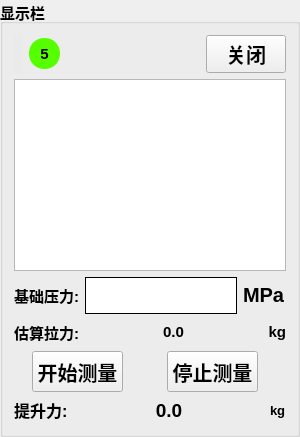
         <widget class="QGroupBox" name="groupBox_3">
          <property name="font">
           <font>
            <pointsize>11</pointsize>
            <weight>75</weight>
            <bold>true</bold>
           </font>
          </property>
          <property name="title">
           <string>显示栏</string>
          </property>
          <layout class="QGridLayout" name="gridLayout_10">
           <item row="0" column="0">
            <layout class="QGridLayout" name="gridLayout_8">
             <item row="0" column="2">
              <spacer name="horizontalSpacer_8">
               <property name="orientation">
                <enum>Qt::Horizontal</enum>
               </property>
               <property name="sizeHint" stdset="0">
                <size>
                 <width>40</width>
                 <height>20</height>
                </size>
               </property>
              </spacer>
             </item>
             <item row="0" column="3">
              <widget class="QPushButton" name="PB_CLOSE_SOFT">
               <property name="minimumSize">
                <size>
                 <width>0</width>
                 <height>30</height>
                </size>
               </property>
               <property name="font">
                <font>
                 <pointsize>15</pointsize>
                 <weight>75</weight>
                 <bold>true</bold>
                </font>
               </property>
               <property name="text">
                <string>关闭</string>
               </property>
              </widget>
             </item>
             <item row="0" column="0">
              <widget class="QLabel" name="L_Battery">
               <property name="styleSheet">
                <string notr="true">background-color: rgb(234, 234, 234);</string>
               </property>
               <property name="text">
                <string/>
               </property>
               <property name="pixmap">
                <pixmap>../../PI/Version4/resource/b1.png</pixmap>
               </property>
               <property name="alignment">
                <set>Qt::AlignCenter</set>
               </property>
              </widget>
             </item>
             <item row="0" column="1">
              <widget class="QPushButton" name="LED">
               <property name="sizePolicy">
                <sizepolicy hsizetype="Fixed" vsizetype="Fixed">
                 <horstretch>0</horstretch>
                 <verstretch>0</verstretch>
                </sizepolicy>
               </property>
               <property name="minimumSize">
                <size>
                 <width>31</width>
                 <height>31</height>
                </size>
               </property>
               <property name="styleSheet">
                <string notr="true">QPushButton {  background-color: rgb(85, 255, 0) ;border-radius:15px;}
</string>
               </property>
               <property name="text">
                <string>5</string>
               </property>
              </widget>
             </item>
            </layout>
           </item>
           <item row="1" column="0">
            <widget class="QTextBrowser" name="Z_TB0">
             <property name="sizePolicy">
              <sizepolicy hsizetype="Expanding" vsizetype="Expanding">
               <horstretch>0</horstretch>
               <verstretch>0</verstretch>
              </sizepolicy>
             </property>
            </widget>
           </item>
           <item row="2" column="0">
            <spacer name="verticalSpacer_2">
             <property name="orientation">
              <enum>Qt::Vertical</enum>
             </property>
             <property name="sizeHint" stdset="0">
              <size>
               <width>20</width>
               <height>0</height>
              </size>
             </property>
            </spacer>
           </item>
           <item row="3" column="0">
            <layout class="QGridLayout" name="gridLayout_5">
             <item row="0" column="0">
              <widget class="QLabel" name="label_19">
               <property name="sizePolicy">
                <sizepolicy hsizetype="Fixed" vsizetype="Preferred">
                 <horstretch>0</horstretch>
                 <verstretch>0</verstretch>
                </sizepolicy>
               </property>
               <property name="font">
                <font>
                 <pointsize>17</pointsize>
                 <weight>75</weight>
                 <bold>true</bold>
                </font>
               </property>
               <property name="text">
                <string>&lt;html&gt;&lt;head/&gt;&lt;body&gt;&lt;p&gt;&lt;span style=&quot; font-size:11pt; font-weight:600;&quot;&gt;基础压力:&lt;/span&gt;&lt;/p&gt;&lt;/body&gt;&lt;/html&gt;</string>
               </property>
              </widget>
             </item>
             <item row="0" column="1">
              <widget class="QLabel" name="Z_LB_JiChuYaLi">
               <property name="styleSheet">
                <string notr="true">background-color: rgb(255, 255, 255);</string>
               </property>
               <property name="frameShape">
                <enum>QFrame::Box</enum>
               </property>
               <property name="text">
                <string>&lt;html&gt;&lt;head/&gt;&lt;body&gt;&lt;p align=&quot;center&quot;&gt;&lt;br/&gt;&lt;/p&gt;&lt;/body&gt;&lt;/html&gt;</string>
               </property>
              </widget>
             </item>
             <item row="0" column="2">
              <widget class="QLabel" name="label_24">
               <property name="sizePolicy">
                <sizepolicy hsizetype="Fixed" vsizetype="Preferred">
                 <horstretch>0</horstretch>
                 <verstretch>0</verstretch>
                </sizepolicy>
               </property>
               <property name="font">
                <font>
                 <pointsize>15</pointsize>
                 <weight>75</weight>
                 <bold>true</bold>
                </font>
               </property>
               <property name="text">
                <string>&lt;html&gt;&lt;head/&gt;&lt;body&gt;&lt;p&gt;&lt;span style=&quot; font-weight:600;&quot;&gt;MPa&lt;/span&gt;&lt;/p&gt;&lt;/body&gt;&lt;/html&gt;</string>
               </property>
              </widget>
             </item>
            </layout>
           </item>
           <item row="4" column="0">
            <layout class="QHBoxLayout" name="horizontalLayout_11">
             <item>
              <widget class="QLabel" name="label_15">
               <property name="sizePolicy">
                <sizepolicy hsizetype="Fixed" vsizetype="Preferred">
                 <horstretch>0</horstretch>
                 <verstretch>0</verstretch>
                </sizepolicy>
               </property>
               <property name="font">
                <font>
                 <pointsize>16</pointsize>
                 <weight>75</weight>
                 <bold>true</bold>
                </font>
               </property>
               <property name="text">
                <string>&lt;html&gt;&lt;head/&gt;&lt;body&gt;&lt;p&gt;&lt;span style=&quot; font-size:11pt; font-weight:600;&quot;&gt;估算拉力:&lt;/span&gt;&lt;/p&gt;&lt;/body&gt;&lt;/html&gt;</string>
               </property>
              </widget>
             </item>
             <item>
              <widget class="QLabel" name="Z_LB_GuSuanLali">
               <property name="minimumSize">
                <size>
                 <width>0</width>
                 <height>25</height>
                </size>
               </property>
               <property name="font">
                <font>
                 <pointsize>15</pointsize>
                 <weight>75</weight>
                 <bold>true</bold>
                </font>
               </property>
               <property name="text">
                <string>&lt;html&gt;&lt;head/&gt;&lt;body&gt;&lt;p align=&quot;center&quot;&gt;&lt;span style=&quot; font-size:11pt; font-weight:600;&quot;&gt;0.0&lt;/span&gt;&lt;/p&gt;&lt;/body&gt;&lt;/html&gt;</string>
               </property>
              </widget>
             </item>
             <item>
              <widget class="QLabel" name="label_17">
               <property name="sizePolicy">
                <sizepolicy hsizetype="Fixed" vsizetype="Preferred">
                 <horstretch>0</horstretch>
                 <verstretch>0</verstretch>
                </sizepolicy>
               </property>
               <property name="font">
                <font>
                 <pointsize>16</pointsize>
                 <weight>75</weight>
                 <bold>true</bold>
                </font>
               </property>
               <property name="text">
                <string>&lt;html&gt;&lt;head/&gt;&lt;body&gt;&lt;p align=&quot;right&quot;&gt;&lt;span style=&quot; font-size:11pt; font-weight:600;&quot;&gt;kg&lt;/span&gt;&lt;/p&gt;&lt;/body&gt;&lt;/html&gt;</string>
               </property>
              </widget>
             </item>
            </layout>
           </item>
           <item row="5" column="0">
            <layout class="QGridLayout" name="gridLayout_6">
             <item row="0" column="0">
              <spacer name="horizontalSpacer_6">
               <property name="orientation">
                <enum>Qt::Horizontal</enum>
               </property>
               <property name="sizeHint" stdset="0">
                <size>
                 <width>18</width>
                 <height>20</height>
                </size>
               </property>
              </spacer>
             </item>
             <item row="0" column="1">
              <widget class="QPushButton" name="Z_PB_StartMeasure">
               <property name="sizePolicy">
                <sizepolicy hsizetype="Minimum" vsizetype="Minimum">
                 <horstretch>0</horstretch>
                 <verstretch>0</verstretch>
                </sizepolicy>
               </property>
               <property name="minimumSize">
                <size>
                 <width>91</width>
                 <height>41</height>
                </size>
               </property>
               <property name="font">
                <font>
                 <pointsize>15</pointsize>
                 <weight>75</weight>
                 <bold>true</bold>
                </font>
               </property>
               <property name="text">
                <string>开始测量</string>
               </property>
              </widget>
             </item>
             <item row="0" column="2">
              <spacer name="horizontalSpacer_4">
               <property name="orientation">
                <enum>Qt::Horizontal</enum>
               </property>
               <property name="sizeHint" stdset="0">
                <size>
                 <width>38</width>
                 <height>20</height>
                </size>
               </property>
              </spacer>
             </item>
             <item row="0" column="3">
              <widget class="QPushButton" name="Z_PB_StopMeasure">
               <property name="sizePolicy">
                <sizepolicy hsizetype="Minimum" vsizetype="Minimum">
                 <horstretch>0</horstretch>
                 <verstretch>0</verstretch>
                </sizepolicy>
               </property>
               <property name="minimumSize">
                <size>
                 <width>91</width>
                 <height>41</height>
                </size>
               </property>
               <property name="font">
                <font>
                 <pointsize>15</pointsize>
                 <weight>75</weight>
                 <bold>true</bold>
                </font>
               </property>
               <property name="text">
                <string>停止测量</string>
               </property>
              </widget>
             </item>
             <item row="0" column="4">
              <spacer name="horizontalSpacer_5">
               <property name="orientation">
                <enum>Qt::Horizontal</enum>
               </property>
               <property name="sizeHint" stdset="0">
                <size>
                 <width>28</width>
                 <height>20</height>
                </size>
               </property>
              </spacer>
             </item>
            </layout>
           </item>
           <item row="6" column="0">
            <layout class="QGridLayout" name="gridLayout_7">
             <item row="0" column="2">
              <widget class="QLabel" name="label_13">
               <property name="sizePolicy">
                <sizepolicy hsizetype="Fixed" vsizetype="Preferred">
                 <horstretch>0</horstretch>
                 <verstretch>0</verstretch>
                </sizepolicy>
               </property>
               <property name="font">
                <font>
                 <pointsize>11</pointsize>
                 <weight>75</weight>
                 <bold>true</bold>
                </font>
               </property>
               <property name="text">
                <string>&lt;html&gt;&lt;head/&gt;&lt;body&gt;&lt;p&gt;&lt;span style=&quot; font-size:10pt; font-weight:600;&quot;&gt;kg&lt;/span&gt;&lt;/p&gt;&lt;/body&gt;&lt;/html&gt;</string>
               </property>
              </widget>
             </item>
             <item row="0" column="0">
              <widget class="QLabel" name="label">
               <property name="sizePolicy">
                <sizepolicy hsizetype="Fixed" vsizetype="Preferred">
                 <horstretch>0</horstretch>
                 <verstretch>0</verstretch>
                </sizepolicy>
               </property>
               <property name="font">
                <font>
                 <pointsize>15</pointsize>
                 <weight>75</weight>
                 <bold>true</bold>
                </font>
               </property>
               <property name="text">
                <string>&lt;html&gt;&lt;head/&gt;&lt;body&gt;&lt;p&gt;&lt;span style=&quot; font-size:12pt; font-weight:600;&quot;&gt;提升力:&lt;/span&gt;&lt;/p&gt;&lt;/body&gt;&lt;/html&gt;</string>
               </property>
              </widget>
             </item>
             <item row="0" column="1">
              <widget class="QLabel" name="Z_LB_TiShengLi">
               <property name="minimumSize">
                <size>
                 <width>0</width>
                 <height>25</height>
                </size>
               </property>
               <property name="font">
                <font>
                 <pointsize>15</pointsize>
                 <weight>75</weight>
                 <bold>true</bold>
                </font>
               </property>
               <property name="text">
                <string>&lt;html&gt;&lt;head/&gt;&lt;body&gt;&lt;p align=&quot;center&quot;&gt;&lt;span style=&quot; font-size:14pt;&quot;&gt;0.0&lt;/span&gt;&lt;/p&gt;&lt;/body&gt;&lt;/html&gt;</string>
               </property>
               <property name="alignment">
                <set>Qt::AlignCenter</set>
               </property>
              </widget>
             </item>
            </layout>
           </item>
           <item row="7" column="0">
            <spacer name="verticalSpacer">
             <property name="orientation">
              <enum>Qt::Vertical</enum>
             </property>
             <property name="sizeHint" stdset="0">
              <size>
               <width>20</width>
               <height>0</height>
              </size>
             </property>
            </spacer>
           </item>
          </layout>
          <zorder>Z_TB0</zorder>
          <zorder>verticalSpacer</zorder>
          <zorder>verticalSpacer_2</zorder>
         </widget>
